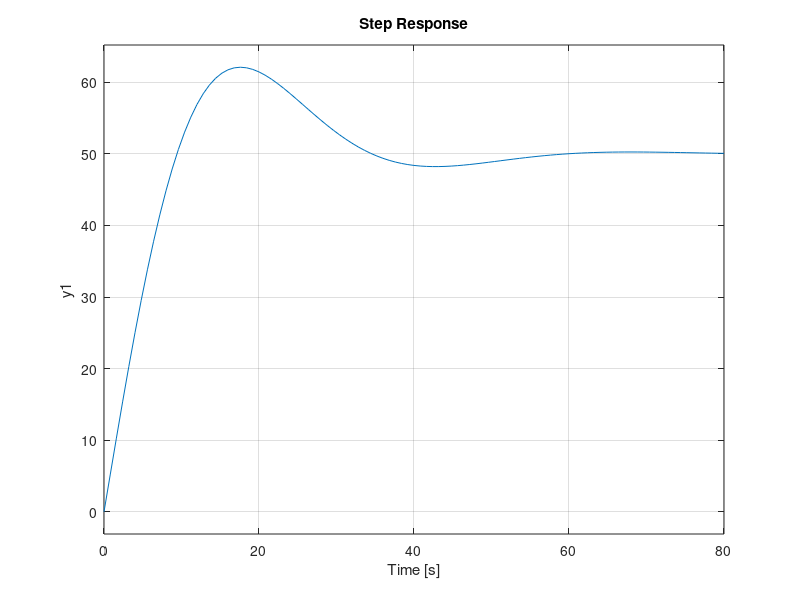

Write MATLAB code to recreate this figure. (Note: this script raises an error after producing the figure.)
clc;

mp=0.2;
ts=50;

k = 0.02011/0.02402;
tal = 1/0.02402;

csi=sqrt((((log(mp))/pi)^2)/(1+(((log(mp))/pi)^2)));
wn=4/(csi*ts);

wcg=wn;
MF=2*asind(csi);

G=(k/((tal*wcg)*i+1));

modG=abs(G);
faseG=angle(G)*180/pi;

modC=1/modG;
faseC=-180+MF-faseG;

Kp=sqrt((modC^2)/(1+((tand(faseC)*(-1))^2)));
Ki=(tand(faseC)*(-1)*(wcg)*Kp);
PI=tf([Kp Ki],[1 0])

Planta=tf([k],[tal 1])

H=feedback(PI*Planta,1)

figure(4)
step(50*H)

MalhaFechadaControlador;
